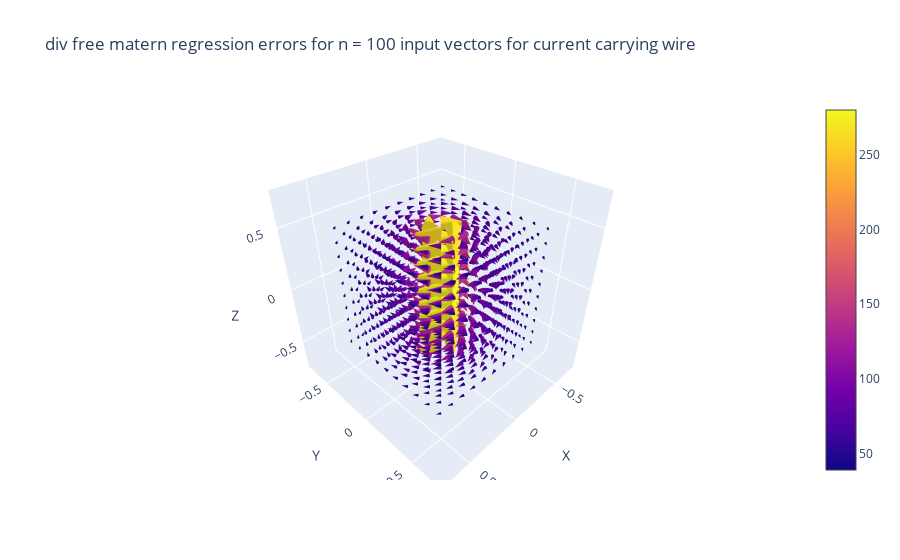

The notebook cell saved with this chart:
### Code cell
# plot residuals of fit above: 
residuals_wire_div_free_matern, mse_wire_curl_free_matern = differencer(outputs_wire, outputs_wire_div_free_matern)
print(f'MSE for this case of {mse_wire_curl_free_matern}')
plotter(residuals_wire_div_free_matern, 
        title = f'div free matern regression errors for n = {given_samples_wire} input vectors for current carrying wire')

### Figure 1 — Plotly figure (JSON) as saved in the notebook; plotly's stock layout.template omitted (floating-point values rounded to 4 significant figures; data arrays with more than 128 entries replaced by an {"elided": "..."} marker saying what was removed)
{"data": [{"anchor": "tail", "sizemode": "scaled", "sizeref": 2, "type": "cone", "u": {"elided": "1000 float values"}, "v": {"elided": "1000 float values"}, "w": {"elided": "1000 float values"}, "x": {"elided": "1000 float values"}, "y": {"elided": "1000 float values"}, "z": {"elided": "1000 float values"}}], "layout": {"scene": {"xaxis": {"title": {"text": "X"}}, "yaxis": {"title": {"text": "Y"}}, "zaxis": {"title": {"text": "Z"}}}, "title": {"text": "div free matern regression errors for n = 100 input vectors for current carrying wire"}}}
